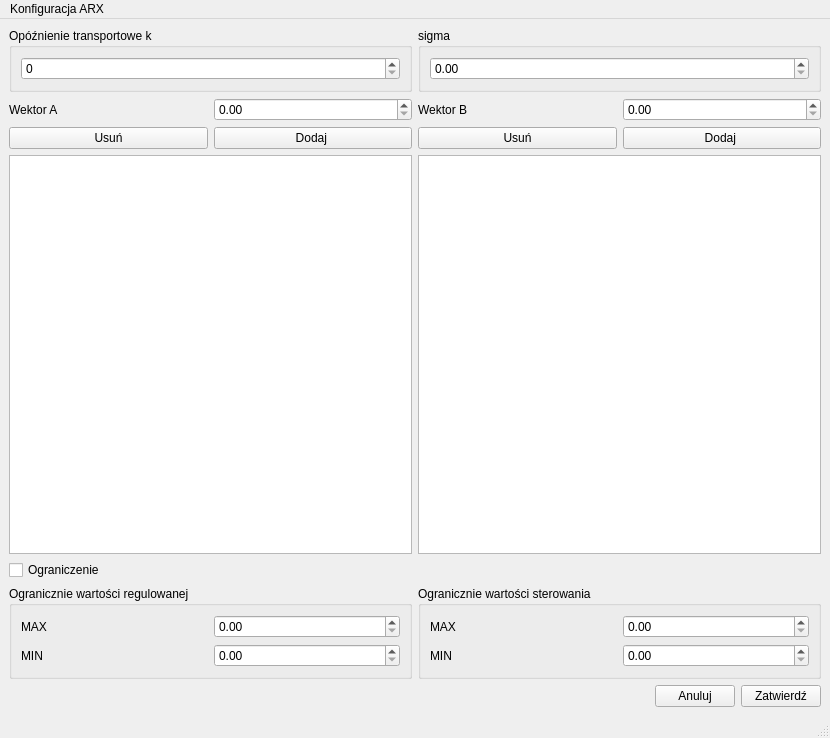
<?xml version="1.0" encoding="UTF-8"?>
<ui version="4.0">
 <class>ARXwindow</class>
 <widget class="QMainWindow" name="ARXwindow">
  <property name="geometry">
   <rect>
    <x>0</x>
    <y>0</y>
    <width>830</width>
    <height>738</height>
   </rect>
  </property>
  <property name="windowTitle">
   <string>MainWindow</string>
  </property>
  <widget class="QWidget" name="centralwidget">
   <layout class="QVBoxLayout" name="verticalLayout_7">
    <item>
     <layout class="QHBoxLayout" name="horizontalLayout_6">
      <item>
       <layout class="QVBoxLayout" name="verticalLayout_6">
        <item>
         <widget class="QGroupBox" name="groupBox_2">
          <property name="title">
           <string>Opóźnienie transportowe k</string>
          </property>
          <layout class="QVBoxLayout" name="verticalLayout_4">
           <item>
            <widget class="QSpinBox" name="spinBoxOpoznienie"/>
           </item>
          </layout>
         </widget>
        </item>
        <item>
         <layout class="QVBoxLayout" name="verticalLayout">
          <item>
           <layout class="QHBoxLayout" name="horizontalLayout">
            <item>
             <widget class="QLabel" name="label">
              <property name="text">
               <string>Wektor A</string>
              </property>
             </widget>
            </item>
            <item>
             <widget class="QDoubleSpinBox" name="SpinBox_WektorA"/>
            </item>
           </layout>
          </item>
          <item>
           <layout class="QHBoxLayout" name="horizontalLayout_2">
            <item>
             <widget class="QPushButton" name="Remove_Button_wektorA">
              <property name="text">
               <string>Usuń</string>
              </property>
             </widget>
            </item>
            <item>
             <widget class="QPushButton" name="Add_Button_wektorA">
              <property name="text">
               <string>Dodaj </string>
              </property>
             </widget>
            </item>
           </layout>
          </item>
          <item>
           <widget class="QListWidget" name="listWidget_wektorA"/>
          </item>
         </layout>
        </item>
       </layout>
      </item>
      <item>
       <layout class="QVBoxLayout" name="verticalLayout_5">
        <item>
         <widget class="QGroupBox" name="groupBox">
          <property name="title">
           <string>sigma </string>
          </property>
          <layout class="QVBoxLayout" name="verticalLayout_3">
           <item>
            <widget class="QDoubleSpinBox" name="doubleSpinBox_sigma"/>
           </item>
          </layout>
         </widget>
        </item>
        <item>
         <layout class="QVBoxLayout" name="verticalLayout_2">
          <item>
           <layout class="QHBoxLayout" name="horizontalLayout_3">
            <item>
             <widget class="QLabel" name="label_2">
              <property name="text">
               <string>Wektor B</string>
              </property>
             </widget>
            </item>
            <item>
             <widget class="QDoubleSpinBox" name="SpinBox_WektorB"/>
            </item>
           </layout>
          </item>
          <item>
           <layout class="QHBoxLayout" name="horizontalLayout_4">
            <item>
             <widget class="QPushButton" name="Remove_Button_wektorB">
              <property name="text">
               <string>Usuń</string>
              </property>
             </widget>
            </item>
            <item>
             <widget class="QPushButton" name="Add_Button_wektorB">
              <property name="text">
               <string>Dodaj </string>
              </property>
             </widget>
            </item>
           </layout>
          </item>
          <item>
           <widget class="QListWidget" name="listWidget_wektorB"/>
          </item>
         </layout>
        </item>
       </layout>
      </item>
     </layout>
    </item>
    <item>
     <widget class="QCheckBox" name="checkBoxOgraniczenie">
      <property name="text">
       <string>Ograniczenie</string>
      </property>
     </widget>
    </item>
    <item>
     <layout class="QHBoxLayout" name="horizontalLayout_11">
      <item>
       <widget class="QGroupBox" name="groupBox_3">
        <property name="title">
         <string>Ogranicznie wartości regulowanej</string>
        </property>
        <layout class="QVBoxLayout" name="verticalLayout_8">
         <item>
          <layout class="QHBoxLayout" name="horizontalLayout_7">
           <item>
            <widget class="QLabel" name="label_3">
             <property name="text">
              <string>MAX</string>
             </property>
            </widget>
           </item>
           <item>
            <widget class="QDoubleSpinBox" name="doubleSpinBoxRegulowanaMAX"/>
           </item>
          </layout>
         </item>
         <item>
          <layout class="QHBoxLayout" name="horizontalLayout_8">
           <item>
            <widget class="QLabel" name="label_4">
             <property name="text">
              <string>MIN</string>
             </property>
            </widget>
           </item>
           <item>
            <widget class="QDoubleSpinBox" name="doubleSpinBoxRegulowanaMIN"/>
           </item>
          </layout>
         </item>
        </layout>
       </widget>
      </item>
      <item>
       <widget class="QGroupBox" name="groupBox_4">
        <property name="title">
         <string>Ogranicznie wartości sterowania</string>
        </property>
        <layout class="QVBoxLayout" name="verticalLayout_9">
         <item>
          <layout class="QHBoxLayout" name="horizontalLayout_9">
           <item>
            <widget class="QLabel" name="label_6">
             <property name="text">
              <string>MAX</string>
             </property>
            </widget>
           </item>
           <item>
            <widget class="QDoubleSpinBox" name="doubleSpinBoxSterowaniaMAX"/>
           </item>
          </layout>
         </item>
         <item>
          <layout class="QHBoxLayout" name="horizontalLayout_10">
           <item>
            <widget class="QLabel" name="label_5">
             <property name="text">
              <string>MIN</string>
             </property>
            </widget>
           </item>
           <item>
            <widget class="QDoubleSpinBox" name="doubleSpinBoxSterowaniaMIN"/>
           </item>
          </layout>
         </item>
        </layout>
       </widget>
      </item>
     </layout>
    </item>
    <item>
     <layout class="QHBoxLayout" name="horizontalLayout_5">
      <item>
       <spacer name="horizontalSpacer">
        <property name="orientation">
         <enum>Qt::Orientation::Horizontal</enum>
        </property>
        <property name="sizeHint" stdset="0">
         <size>
          <width>40</width>
          <height>20</height>
         </size>
        </property>
       </spacer>
      </item>
      <item>
       <widget class="QPushButton" name="Anuluj_Button">
        <property name="text">
         <string>Anuluj</string>
        </property>
       </widget>
      </item>
      <item>
       <widget class="QPushButton" name="Zatwierdz_Button">
        <property name="text">
         <string>Zatwierdź</string>
        </property>
       </widget>
      </item>
     </layout>
    </item>
   </layout>
  </widget>
  <widget class="QMenuBar" name="menubar">
   <property name="geometry">
    <rect>
     <x>0</x>
     <y>0</y>
     <width>830</width>
     <height>21</height>
    </rect>
   </property>
   <widget class="QMenu" name="menuKonfiguracja_ARX">
    <property name="title">
     <string>Konfiguracja ARX</string>
    </property>
   </widget>
   <addaction name="menuKonfiguracja_ARX"/>
  </widget>
  <widget class="QStatusBar" name="statusbar"/>
 </widget>
 <resources/>
 <connections/>
</ui>
